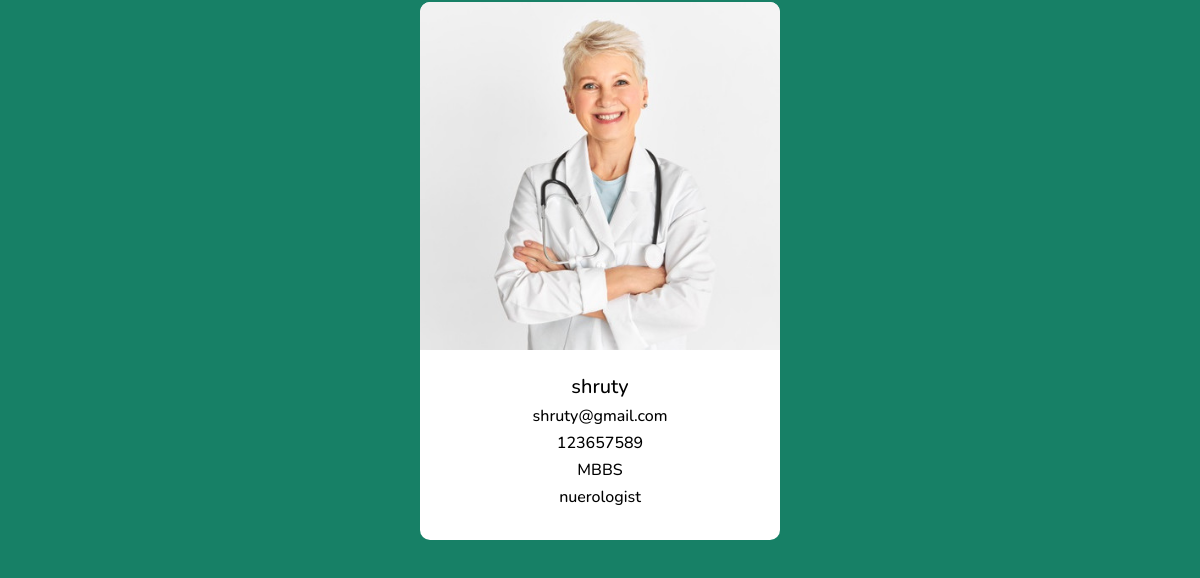
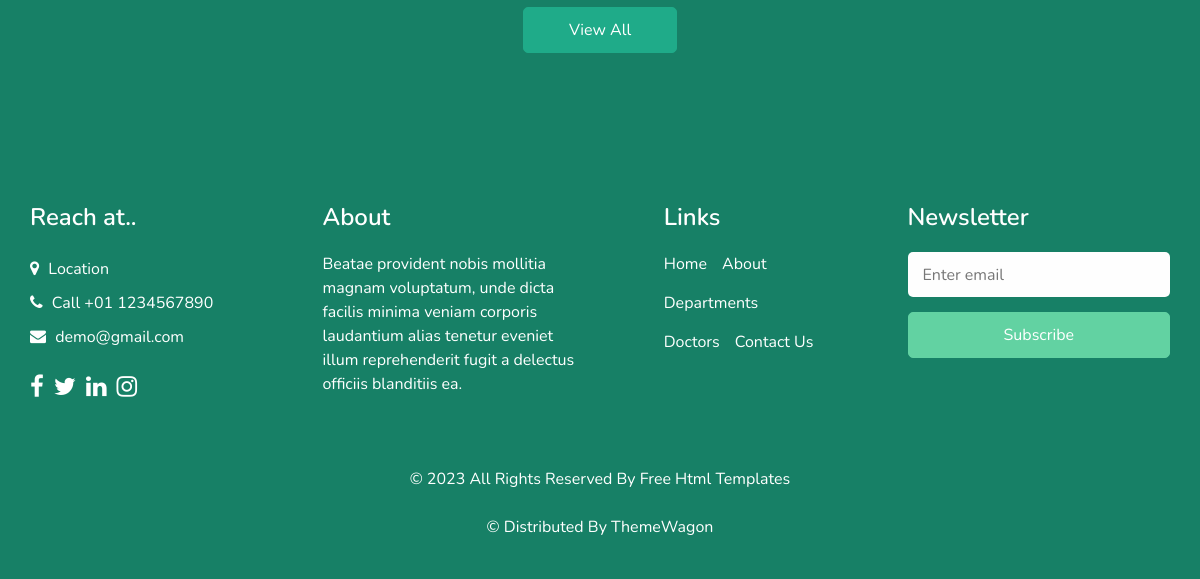
/doctors/ (lower part), run on an earlier commit of the app's database (2 pictures, top to bottom).
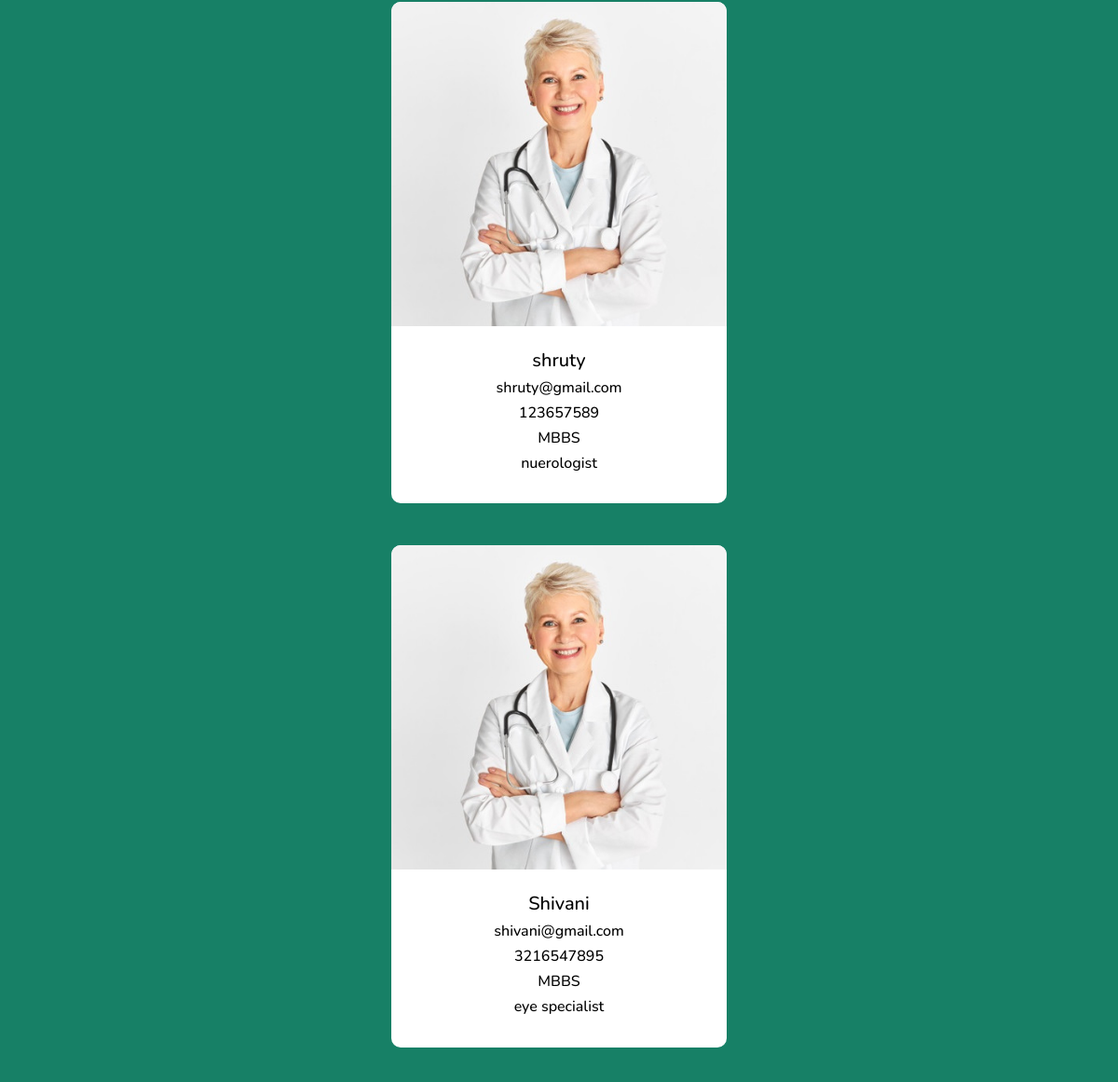
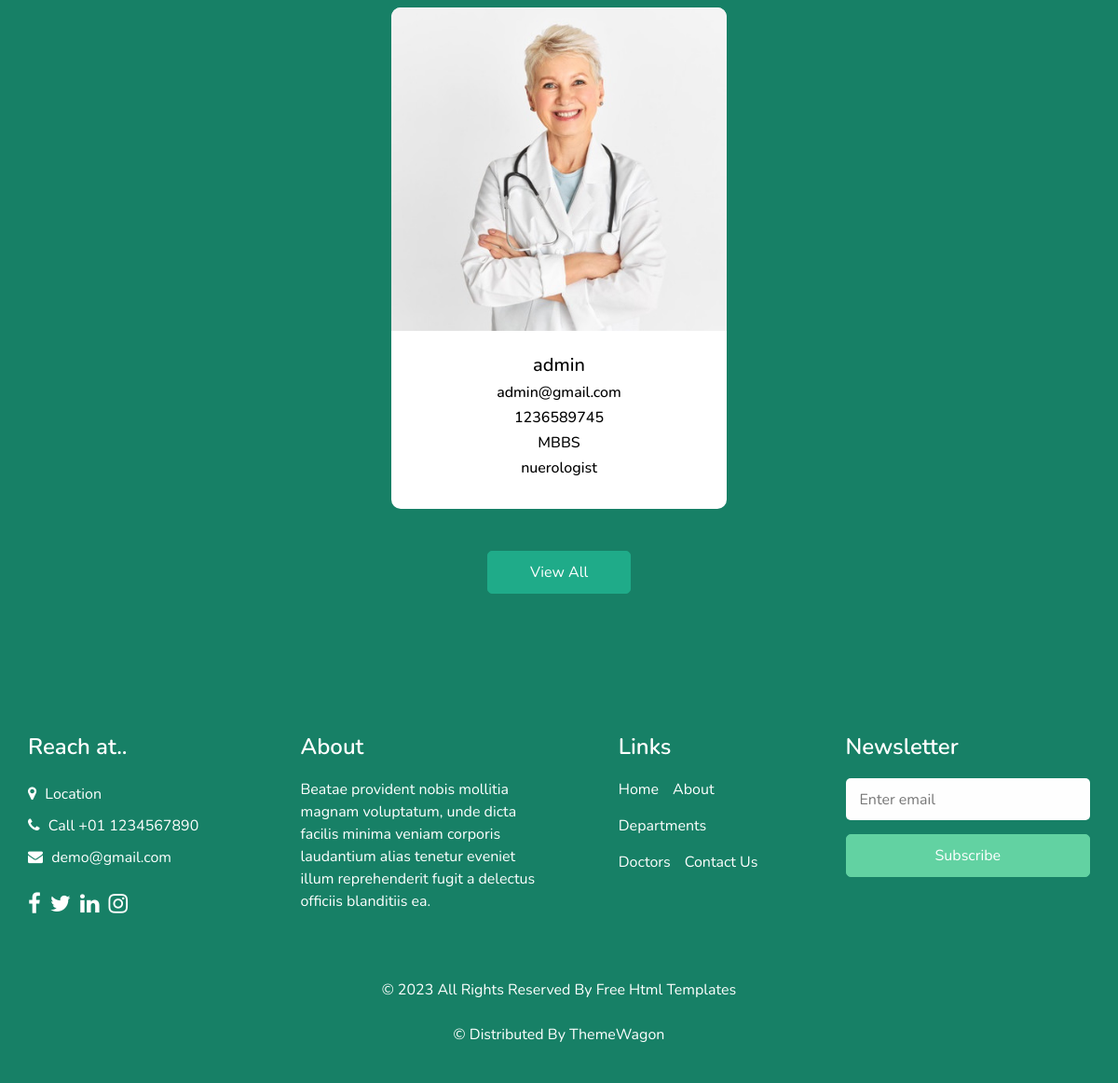
And on a later commit of the database (2 pictures, top to bottom).
### app/models.py (models this page shows, shortened)
class Doctors(models.Model):
    name = models.CharField(max_length=200)
    email = models.CharField(max_length=200)
    password = models.CharField(max_length=255)
    phone = models.IntegerField()
    degree = models.CharField(max_length=300)
    specialization = models.CharField(max_length=200)

### app/views.py (the view)
# urls.py: path('doctors/',views.doctorsview),
def doctorsview(request):
    doctors = Doctors.objects.all()
    return render(request, "doctors.html", {"doctors": doctors})

### app/templates/doctors.html (shortened to what the changed rows need)
<!DOCTYPE html>
<html>
{%load static%}
<head>
  <link rel="stylesheet" type="text/css" href="{% static "css/bootstrap.css" %}" />
  <link rel="stylesheet" type="text/css" href="https://cdnjs.cloudflare.com/ajax/libs/OwlCarousel2/2.3.4/assets/owl.carousel.min.css" />
  <link href="{% static "css/font-awesome.min.css" %}" rel="stylesheet" />
  <link href="{% static "css/style.css" %}" rel="stylesheet" />
  <link href="{% static "css/responsive.css" %}" rel="stylesheet" />
</head>
<body class="sub_page">
  <section class="doctor_section layout_padding">
    <div class="container">
      {%for d in doctors%}
      <div class="row">
        <div class="col-sm-6 col-lg-4 mx-auto">
          <div class="box">
            <div class="img-box">
              <img src="images/d1.jpg" alt="">
            </div>
            <div class="detail-box">
              <h5>
                 {{d.name}}
              </h5>
              <h6 class="">
                {{d.email}}
              </h6>
              <h6 class="">
                {{d.phone}}
              </h6>
              <h6 class="">
                {{d.degree}}
              </h6>
              <h6 class="">
                {{d.specialization}}
              </h6>
            </div>
          </div>
        </div>
      </div>
      {% endfor %}
    </div>
  </section>
</body>
</html>

What changed in the data, as far as the page shows it:
added Doctors: name "Shivani", email "shivani@gmail.com", phone "3216547895", degree "MBBS", specialization "eye specialist"
added Doctors: name "admin", email "admin@gmail.com", phone "1236589745", degree "MBBS", specialization "nuerologist"
